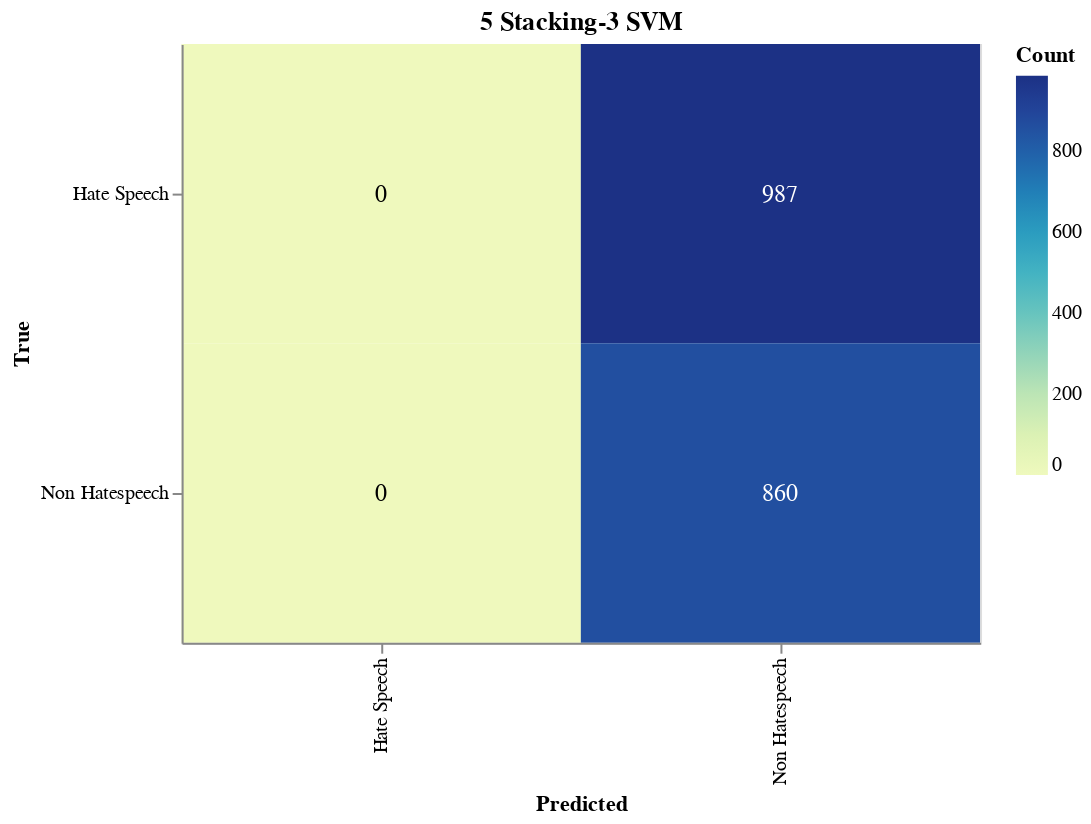

Notebook cell for this chart:
### Markdown cell above
#### Save Confusion Matrix

### Code cell
import altair as alt
import altair_saver
import pandas as pd
from sklearn.metrics import confusion_matrix

# Calculate the confusion matrix
cm = confusion_matrix(true_labels, adjusted_predictions)

# Define class names
class_names = ['Hate Speech', 'Non Hatespeech']

# Convert confusion matrix to DataFrame
cm_df = pd.DataFrame(cm, index=class_names, columns=class_names).reset_index().melt(id_vars='index')
cm_df.columns = ['True', 'Predicted', 'Count']

# Ensure the order of categories
cm_df['True'] = pd.Categorical(cm_df['True'], categories=class_names, ordered=True)
cm_df['Predicted'] = pd.Categorical(cm_df['Predicted'], categories=class_names, ordered=True)

# Create the Altair plot
heatmap = alt.Chart(cm_df).mark_rect().encode(
    x=alt.X('Predicted:O', sort=class_names),
    y=alt.Y('True:O', sort=class_names),
    color='Count:Q',
    tooltip=['True', 'Predicted', 'Count']
).properties(
    width=400,
    height=300,
    title='5 Stacking-3 SVM'
)

# Add text labels
text = heatmap.mark_text(
    align='center',
    baseline='middle',
    fontSize=12
).encode(
    text='Count:Q',
    color=alt.condition(
        alt.datum.Count > cm.max() / 2,
        alt.value('white'),
        alt.value('black')
    )
)

# Combine heatmap and text
final_chart = heatmap + text

# Display the plot
final_chart.show()

### Figure 1 — Vega-Lite specification as saved in the notebook (floating-point values rounded to 4 significant figures)
{"config": {"view": {"continuousWidth": 300, "continuousHeight": 300}}, "layer": [{"mark": {"type": "rect"}, "encoding": {"color": {"field": "Count", "type": "quantitative"}, "tooltip": [{"field": "True", "type": "ordinal"}, {"field": "Predicted", "type": "ordinal"}, {"field": "Count", "type": "quantitative"}], "x": {"field": "Predicted", "sort": ["Hate Speech", "Non Hatespeech"], "type": "ordinal"}, "y": {"field": "True", "sort": ["Hate Speech", "Non Hatespeech"], "type": "ordinal"}}, "title": "5 Stacking-3 SVM"}, {"mark": {"type": "text", "align": "center", "baseline": "middle", "fontSize": 12}, "encoding": {"color": {"condition": {"test": "(datum.Count > 493.5)", "value": "white"}, "value": "black"}, "text": {"field": "Count", "type": "quantitative"}, "tooltip": [{"field": "True", "type": "ordinal"}, {"field": "Predicted", "type": "ordinal"}, {"field": "Count", "type": "quantitative"}], "x": {"field": "Predicted", "sort": ["Hate Speech", "Non Hatespeech"], "type": "ordinal"}, "y": {"field": "True", "sort": ["Hate Speech", "Non Hatespeech"], "type": "ordinal"}}, "title": "5 Stacking-3 SVM"}], "data": {"name": "data-010c52edfd2079f09c0236dffc020b77"}, "height": 300, "width": 400, "$schema": "https://vega.github.io/schema/vega-lite/v5.17.0.json", "datasets": {"data-010c52edfd2079f09c0236dffc020b77": [{"True": "Hate Speech", "Predicted": "Hate Speech", "Count": 0}, {"True": "Non Hatespeech", "Predicted": "Hate Speech", "Count": 0}, {"True": "Hate Speech", "Predicted": "Non Hatespeech", "Count": 987}, {"True": "Non Hatespeech", "Predicted": "Non Hatespeech", "Count": 860}]}}
